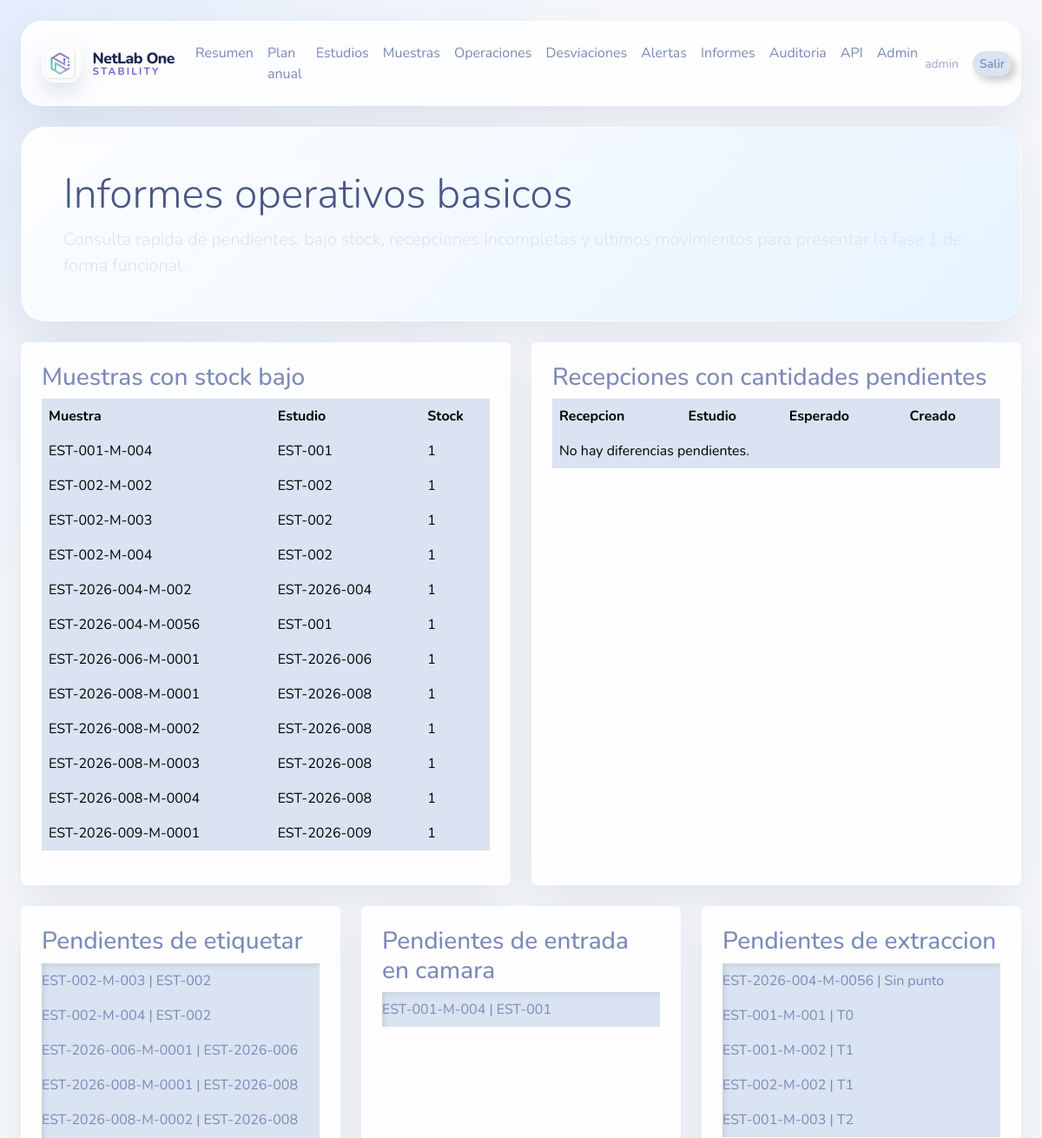
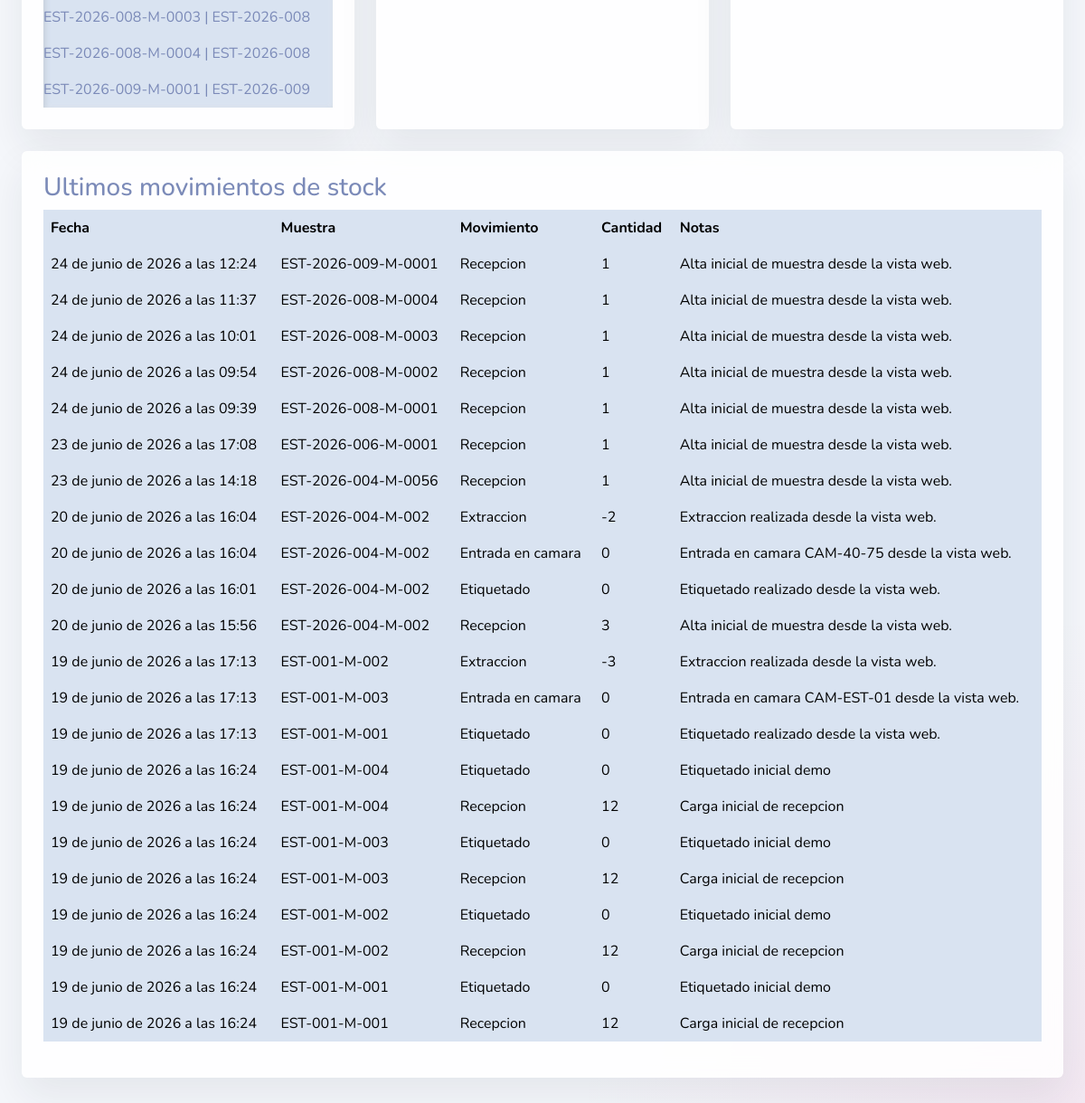
The page /app/reports/ (signed in) on the database its author committed (2 pictures, top to bottom).
### users/models.py (models this page shows, shortened)
class User(AbstractUser):
    class UserType(models.TextChoices):
        INTERNAL = 'internal', 'Internal'
        CLIENT = 'client', 'Client'
    class LanguageCode(models.TextChoices):
        ESP = 'ESP', 'Espanol'
        ENG = 'ENG', 'Ingles'
        FRA = 'FRA', 'Frances'
        POR = 'POR', 'Portugues'
        ITA = 'ITA', 'Italiano'
    company_code = models.CharField(max_length=50, blank=True)
    contact_code = models.CharField(max_length=50, blank=True)
    address_code = models.CharField(max_length=50, blank=True)
    language_code = models.CharField(max_length=3, choices=LanguageCode.choices, default=LanguageCode.ESP)
    user_type = models.CharField(max_length=20, choices=UserType.choices, default=UserType.CLIENT)
    is_quality_admin = models.BooleanField(default=False)

### stability/models.py (models this page shows, shortened)
class TimeStampedModel(models.Model):
    created_at = models.DateTimeField(auto_now_add=True)
    updated_at = models.DateTimeField(auto_now=True)
    class Meta:
        abstract = True

class Sample(TimeStampedModel):
    class Status(models.TextChoices):
        RECEIVED = "received", "Recibida"
        LABELLED = "labelled", "Etiquetada"
        IN_CHAMBER = "in_chamber", "En camara"
        EXTRACTED = "extracted", "Extraida"
        ANALYSED = "analysed", "Analizada"
        DESTROYED = "destroyed", "Destruida"
        BLOCKED = "blocked", "Bloqueada"
    study = models.ForeignKey(Study, related_name="samples", on_delete=models.CASCADE)
    reception = models.ForeignKey(SampleReception, related_name="samples", on_delete=models.SET_NULL, null=True, blank=True)
    sampling_point = models.ForeignKey(SamplingPoint, related_name="samples", on_delete=models.SET_NULL, null=True, blank=True)
    chamber = models.ForeignKey(Chamber, related_name="samples", on_delete=models.SET_NULL, null=True, blank=True)
    shelf = models.CharField(max_length=50, blank=True)
    tray = models.CharField(max_length=50, blank=True)
    container = models.CharField(max_length=50, blank=True)
    physical_position = models.CharField(max_length=50, blank=True)
    label_template = models.ForeignKey(
        LabelTemplate,
        related_name="samples",
        on_delete=models.SET_NULL,
        null=True,
        blank=True,
    )
    sample_code = models.CharField(max_length=100, unique=True)
    qr_code = models.CharField(max_length=255, blank=True)
    label_printed_at = models.DateTimeField(null=True, blank=True)
    quantity = models.PositiveIntegerField(default=1)
    current_stock = models.PositiveIntegerField(default=1)
    status = models.CharField(max_length=20, choices=Status.choices, default=Status.RECEIVED)
    received_at = models.DateTimeField(null=True, blank=True)
    placed_in_chamber_at = models.DateTimeField(null=True, blank=True)
    extracted_at = models.DateTimeField(null=True, blank=True)
    class Meta:
        verbose_name = "Muestra"
        verbose_name_plural = "Muestras"

class Study(TimeStampedModel):
    class Status(models.TextChoices):
        DRAFT = "draft", "Borrador"
        ACTIVE = "active", "Activo"
        CLOSED = "closed", "Cerrado"
    code = models.CharField(max_length=50, unique=True)
    title = models.CharField(max_length=255)
    client = models.ForeignKey("Client", related_name="studies", on_delete=models.SET_NULL, null=True, blank=True)
    product = models.ForeignKey(Product, related_name="studies", on_delete=models.PROTECT, null=True, blank=True)
    batch = models.ForeignKey(ProductBatch, related_name="studies", on_delete=models.PROTECT, null=True, blank=True)
    packaging = models.ForeignKey(
        PackagingConfiguration,
        related_name="studies",
        on_delete=models.SET_NULL,
        null=True,
        blank=True,
    )
    product_name = models.CharField(max_length=255)
    batch_number = models.CharField(max_length=100)
    packaging_description = models.CharField(max_length=255, blank=True)
    company_code = models.CharField(max_length=50)
    status = models.CharField(max_length=20, choices=Status.choices, default=Status.DRAFT)
    start_date = models.DateField()
    end_date = models.DateField(null=True, blank=True)
    class Meta:
        ordering = ["-created_at"]
        verbose_name = "Estudio de Estabilidad"
        verbose_name_plural = "Estudios de Estabilidad"

class SamplingPoint(TimeStampedModel):
    study = models.ForeignKey(Study, related_name="sampling_points", on_delete=models.CASCADE)
    label = models.CharField(max_length=100)
    target_date = models.DateField()
    tolerance_days = models.PositiveIntegerField(default=0)
    recalculated_date = models.DateField(null=True, blank=True)
    class Meta:
        ordering = ["target_date"]
        verbose_name = "Punto de Muestreo"
        verbose_name_plural = "Puntos de Muestreo"

class StockMovement(TimeStampedModel):
    class MovementType(models.TextChoices):
        RECEPTION = "reception", "Recepcion"
        LABEL = "label", "Etiquetado"
        CHAMBER_IN = "chamber_in", "Entrada en camara"
        EXTRACTION = "extraction", "Extraccion"
        ADJUSTMENT = "adjustment", "Ajuste"
    sample = models.ForeignKey(Sample, related_name="stock_movements", on_delete=models.CASCADE)
    movement_type = models.CharField(max_length=20, choices=MovementType.choices)
    quantity_delta = models.IntegerField()
    notes = models.CharField(max_length=255, blank=True)
    executed_at = models.DateTimeField(default=timezone.now)
    class Meta:
        ordering = ["-executed_at"]
        verbose_name = "Movimiento de Stock"
        verbose_name_plural = "Movimientos de Stock"

### stability/web_views.py (the view)
# urls.py: path('app/reports/', reports_view, name='web-reports'),
@login_required
def reports_view(request):
    low_stock_samples = Sample.objects.select_related("study", "sampling_point").filter(current_stock__lte=2).order_by("current_stock", "sample_code")
    pending_labelling = Sample.objects.select_related("study").filter(status=Sample.Status.RECEIVED).order_by("sample_code")
    pending_chamber = Sample.objects.select_related("study").filter(status=Sample.Status.LABELLED).order_by("sample_code")
    pending_extraction = Sample.objects.select_related("study", "sampling_point").filter(
        status=Sample.Status.IN_CHAMBER,
        current_stock__gt=0,
    ).order_by("sampling_point__recalculated_date", "sampling_point__target_date", "sample_code")
    receptions_with_gap = (
        SampleReception.objects.select_related("study")
        .annotate(total_created=Sum("samples__quantity"))
        .filter(quantity_expected__gt=0)
        .filter(Q(total_created__isnull=True) | ~Q(quantity_expected=F("total_created")))
        .order_by("-received_at")
    )
    recent_movements = StockMovement.objects.select_related("sample").order_by("-executed_at")[:25]
    context = {
        "low_stock_samples": low_stock_samples,
        "pending_labelling": pending_labelling,
        "pending_chamber": pending_chamber,
        "pending_extraction": pending_extraction,
        "receptions_with_gap": receptions_with_gap,
        "recent_movements": recent_movements,
    }
    return render(request, "web/reports.html", context)

### audit/context.py (called while the page is built)
def set_audit_request(request):
    _audit_local.request = request

def clear_audit_request():
    if hasattr(_audit_local, "request"):
        delattr(_audit_local, "request")

### templates/web/reports.html
{% extends "base.html" %}
{% block content %}
<div class="hero glass p-4 p-lg-5 mb-4">
    <h1 class="display-5 mb-2">Informes operativos basicos</h1>
    <p class="lead text-secondary mb-0">Consulta rapida de pendientes, bajo stock, recepciones incompletas y ultimos movimientos para presentar la fase 1 de forma funcional.</p>
</div>
<div class="row g-4 mb-4">
    <div class="col-lg-6">
        <div class="card glass border-0 h-100">
            <div class="card-body">
                <h3>Muestras con stock bajo</h3>
                <div class="table-responsive">
                    <table class="table table-hover">
                        <tr><th>Muestra</th><th>Estudio</th><th>Stock</th></tr>
                        {% for sample in low_stock_samples %}
                        <tr>
                            <td>{{ sample.sample_code }}</td>
                            <td>{{ sample.study.code }}</td>
                            <td>{{ sample.current_stock }}</td>
                        </tr>
                        {% empty %}
                        <tr><td colspan="3">No hay muestras con stock bajo.</td></tr>
                        {% endfor %}
                    </table>
                </div>
            </div>
        </div>
    </div>
    <div class="col-lg-6">
        <div class="card glass border-0 h-100">
            <div class="card-body">
                <h3>Recepciones con cantidades pendientes</h3>
                <div class="table-responsive">
                    <table class="table table-hover">
                        <tr><th>Recepcion</th><th>Estudio</th><th>Esperado</th><th>Creado</th></tr>
                        {% for reception in receptions_with_gap %}
                        <tr>
                            <td>{{ reception.reception_number }}</td>
                            <td>{{ reception.study.code }}</td>
                            <td>{{ reception.quantity_expected }}</td>
                            <td>{{ reception.total_created|default:"0" }}</td>
                        </tr>
                        {% empty %}
                        <tr><td colspan="4">No hay diferencias pendientes.</td></tr>
                        {% endfor %}
                    </table>
                </div>
            </div>
        </div>
    </div>
</div>
<div class="row g-4 mb-4">
    <div class="col-lg-4">
        <div class="card glass border-0 h-100">
            <div class="card-body">
                <h3>Pendientes de etiquetar</h3>
                <ul class="list-group list-group-flush">
                    {% for sample in pending_labelling %}
                    <li class="list-group-item bg-transparent px-0">{{ sample.sample_code }} | {{ sample.study.code }}</li>
                    {% empty %}
                    <li class="list-group-item bg-transparent px-0 text-muted">Sin pendientes.</li>
                    {% endfor %}
                </ul>
            </div>
        </div>
    </div>
    <div class="col-lg-4">
        <div class="card glass border-0 h-100">
            <div class="card-body">
                <h3>Pendientes de entrada en camara</h3>
                <ul class="list-group list-group-flush">
                    {% for sample in pending_chamber %}
                    <li class="list-group-item bg-transparent px-0">{{ sample.sample_code }} | {{ sample.study.code }}</li>
                    {% empty %}
                    <li class="list-group-item bg-transparent px-0 text-muted">Sin pendientes.</li>
                    {% endfor %}
                </ul>
            </div>
        </div>
    </div>
    <div class="col-lg-4">
        <div class="card glass border-0 h-100">
            <div class="card-body">
                <h3>Pendientes de extraccion</h3>
                <ul class="list-group list-group-flush">
                    {% for sample in pending_extraction %}
                    <li class="list-group-item bg-transparent px-0">{{ sample.sample_code }} | {{ sample.sampling_point.label|default:"Sin punto" }}</li>
                    {% empty %}
                    <li class="list-group-item bg-transparent px-0 text-muted">Sin pendientes.</li>
                    {% endfor %}
                </ul>
            </div>
        </div>
    </div>
</div>
<div class="card glass border-0">
    <div class="card-body">
        <h3>Ultimos movimientos de stock</h3>
        <div class="table-responsive">
            <table class="table table-hover">
                <tr><th>Fecha</th><th>Muestra</th><th>Movimiento</th><th>Cantidad</th><th>Notas</th></tr>
                {% for movement in recent_movements %}
                <tr>
                    <td>{{ movement.executed_at }}</td>
                    <td>{{ movement.sample.sample_code }}</td>
                    <td>{{ movement.get_movement_type_display }}</td>
                    <td>{{ movement.quantity_delta }}</td>
                    <td>{{ movement.notes }}</td>
                </tr>
                {% empty %}
                <tr><td colspan="5">No hay movimientos registrados.</td></tr>
                {% endfor %}
            </table>
        </div>
    </div>
</div>
{% endblock %}

### templates/base.html (shortened to what this page needs)
{% load static %}
<!DOCTYPE html>
<html lang="es">
<head>
    <link rel="stylesheet" href="https://cdn.jsdelivr.net/npm/bootswatch@5.3.3/dist/morph/bootstrap.min.css">
</head>
<body>
    <div class="shell">
        {% if user.is_authenticated %}
        <nav class="navbar navbar-expand-lg glass topbar px-4 py-3 no-print">
            <div class="container-fluid px-0">
                <a class="navbar-brand brand-lockup fw-bold me-3" href="/">
                    <img class="brand-mark" src="{% static 'branding/netlabone-app-icon.png' %}" alt="NetLab One Stability">
                    <span class="brand-copy">
                        <span class="brand-name">NetLab One</span>
                        <span class="brand-subtitle">Stability</span>
                    </span>
                </a>
                <div class="collapse navbar-collapse" id="mainNav">
                    <ul class="navbar-nav me-auto mb-2 mb-lg-0">
                        <li class="nav-item"><a class="nav-link" href="/">Resumen</a></li>
                        <li class="nav-item"><a class="nav-link" href="/app/annual-plan/">Plan anual</a></li>
                        <li class="nav-item"><a class="nav-link" href="/app/studies/">Estudios</a></li>
                        <li class="nav-item"><a class="nav-link" href="/app/samples/">Muestras</a></li>
                        <li class="nav-item"><a class="nav-link" href="/app/operations/">Operaciones</a></li>
                        <li class="nav-item"><a class="nav-link" href="/app/deviations/">Desviaciones</a></li>
                        <li class="nav-item"><a class="nav-link" href="/app/alerts/">Alertas</a></li>
                        <li class="nav-item"><a class="nav-link" href="/app/reports/">Informes</a></li>
                        <li class="nav-item"><a class="nav-link" href="/app/audit/">Auditoria</a></li>
                        {% if request.user.is_superuser %}
                        <li class="nav-item"><a class="nav-link" href="/swagger/">API</a></li>
                        {% endif %}
                        {% if user.is_staff %}<li class="nav-item"><a class="nav-link" href="/admin/">Admin</a></li>{% endif %}
                    </ul>
                    <div class="d-flex align-items-center gap-3">
                        <span class="text-muted small">{{ user.username }}</span>
                        <form method="post" action="/logout/" class="m-0">
                            <button type="submit" class="btn btn-outline-secondary btn-sm rounded-pill">Salir</button>
                        </form>
                    </div>
                </div>
            </div>
        </nav>
        {% endif %}
        <main class="py-4">
            {% block content %}{% endblock %}
        </main>
    </div>
</body>
</html>

### templates/base.html (style rules this page uses)
body { background: radial-gradient(circle at top left, rgba(13,110,253,.08), transparent 25%), radial-gradient(circle at bottom right, rgba(214,51,132,.08), transparent 20%), #f5f7fb; min-height: 100vh; }
.shell { max-width: 1280px; margin: 0 auto; padding: 24px; }
.glass { background: rgba(255,255,255,.86); backdrop-filter: blur(14px); border: 1px solid rgba(255,255,255,.35); box-shadow: 0 20px 45px rgba(31,42,55,.08); }
.topbar { border-radius: 1.5rem; }
.brand-lockup { display: inline-flex; align-items: center; gap: .85rem; text-decoration: none; }
.brand-mark { width: 44px; height: 44px; object-fit: cover; border-radius: 14px; box-shadow: 0 12px 24px rgba(93, 109, 151, .18); }
.brand-copy { display: flex; flex-direction: column; line-height: 1.05; }
.brand-name { font-size: 1.1rem; font-weight: 800; color: #18264f; letter-spacing: -.03em; }
.brand-subtitle { font-size: .74rem; font-weight: 700; text-transform: uppercase; letter-spacing: .18em; color: #6f63d8; }
.hero { border-radius: 1.75rem; background: linear-gradient(135deg, rgba(255,255,255,.9), rgba(228,242,255,.9)); border: 1px solid rgba(255,255,255,.4); }
.table td, .table th { vertical-align: middle; }

### rows shown on the page
User: username "admin"
Sample: sample_code "EST-001-M-004", study.code "EST-001", current_stock "1"
Sample: sample_code "EST-002-M-002", study.code "EST-002", current_stock "1", sampling_point.label "T1"
Sample: sample_code "EST-002-M-003", study.code "EST-002", current_stock "1"
Sample: sample_code "EST-002-M-004", study.code "EST-002", current_stock "1"
Sample: sample_code "EST-2026-004-M-002", study.code "EST-2026-004", current_stock "1"
Sample: sample_code "EST-2026-004-M-0056", study.code "EST-001", current_stock "1", sampling_point.label "Sin punto"
Sample: sample_code "EST-2026-006-M-0001", study.code "EST-2026-006", current_stock "1"
Sample: sample_code "EST-2026-008-M-0001", study.code "EST-2026-008", current_stock "1"
Sample: sample_code "EST-2026-008-M-0002", study.code "EST-2026-008", current_stock "1"
Sample: sample_code "EST-2026-008-M-0003", study.code "EST-2026-008", current_stock "1"
Sample: sample_code "EST-2026-008-M-0004", study.code "EST-2026-008", current_stock "1"
Sample: sample_code "EST-2026-009-M-0001", study.code "EST-2026-009", current_stock "1"
Sample: sample_code "EST-001-M-001", sampling_point.label "T0"
Sample: sample_code "EST-001-M-002", sampling_point.label "T1"
Sample: sample_code "EST-001-M-003", sampling_point.label "T2"
StockMovement: executed_at "24 de junio de 2026 a las 12:24", sample.sample_code "EST-2026-009-M-0001", movement_type "Recepcion", quantity_delta "1", notes "Alta inicial de muestra desde la vista web."
StockMovement: executed_at "24 de junio de 2026 a las 11:37", sample.sample_code "EST-2026-008-M-0004", movement_type "Recepcion", quantity_delta "1", notes "Alta inicial de muestra desde la vista web."
StockMovement: executed_at "24 de junio de 2026 a las 10:01", sample.sample_code "EST-2026-008-M-0003", movement_type "Recepcion", quantity_delta "1", notes "Alta inicial de muestra desde la vista web."
StockMovement: executed_at "24 de junio de 2026 a las 09:54", sample.sample_code "EST-2026-008-M-0002", movement_type "Recepcion", quantity_delta "1", notes "Alta inicial de muestra desde la vista web."
StockMovement: executed_at "24 de junio de 2026 a las 09:39", sample.sample_code "EST-2026-008-M-0001", movement_type "Recepcion", quantity_delta "1", notes "Alta inicial de muestra desde la vista web."
StockMovement: executed_at "23 de junio de 2026 a las 17:08", sample.sample_code "EST-2026-006-M-0001", movement_type "Recepcion", quantity_delta "1", notes "Alta inicial de muestra desde la vista web."
StockMovement: executed_at "23 de junio de 2026 a las 14:18", sample.sample_code "EST-2026-004-M-0056", movement_type "Recepcion", quantity_delta "1", notes "Alta inicial de muestra desde la vista web."
StockMovement: executed_at "20 de junio de 2026 a las 16:04", sample.sample_code "EST-2026-004-M-002", movement_type "Extraccion", quantity_delta "-2", notes "Extraccion realizada desde la vista web."
StockMovement: executed_at "20 de junio de 2026 a las 16:04", sample.sample_code "EST-2026-004-M-002", movement_type "Entrada en camara", quantity_delta "0", notes "Entrada en camara CAM-40-75 desde la vista web."
StockMovement: executed_at "20 de junio de 2026 a las 16:01", sample.sample_code "EST-2026-004-M-002", movement_type "Etiquetado", quantity_delta "0", notes "Etiquetado realizado desde la vista web."
StockMovement: executed_at "20 de junio de 2026 a las 15:56", sample.sample_code "EST-2026-004-M-002", movement_type "Recepcion", quantity_delta "3", notes "Alta inicial de muestra desde la vista web."
StockMovement: executed_at "19 de junio de 2026 a las 17:13", sample.sample_code "EST-001-M-002", movement_type "Extraccion", quantity_delta "-3", notes "Extraccion realizada desde la vista web."
StockMovement: executed_at "19 de junio de 2026 a las 17:13", sample.sample_code "EST-001-M-003", movement_type "Entrada en camara", quantity_delta "0", notes "Entrada en camara CAM-EST-01 desde la vista web."
StockMovement: executed_at "19 de junio de 2026 a las 17:13", sample.sample_code "EST-001-M-001", movement_type "Etiquetado", quantity_delta "0", notes "Etiquetado realizado desde la vista web."
StockMovement: executed_at "19 de junio de 2026 a las 16:24", sample.sample_code "EST-001-M-004", movement_type "Etiquetado", quantity_delta "0", notes "Etiquetado inicial demo"
StockMovement: executed_at "19 de junio de 2026 a las 16:24", sample.sample_code "EST-001-M-004", movement_type "Recepcion", quantity_delta "12", notes "Carga inicial de recepcion"
StockMovement: executed_at "19 de junio de 2026 a las 16:24", sample.sample_code "EST-001-M-003", movement_type "Etiquetado", quantity_delta "0", notes "Etiquetado inicial demo"
StockMovement: executed_at "19 de junio de 2026 a las 16:24", sample.sample_code "EST-001-M-003", movement_type "Recepcion", quantity_delta "12", notes "Carga inicial de recepcion"
StockMovement: executed_at "19 de junio de 2026 a las 16:24", sample.sample_code "EST-001-M-002", movement_type "Etiquetado", quantity_delta "0", notes "Etiquetado inicial demo"
StockMovement: executed_at "19 de junio de 2026 a las 16:24", sample.sample_code "EST-001-M-002", movement_type "Recepcion", quantity_delta "12", notes "Carga inicial de recepcion"
StockMovement: executed_at "19 de junio de 2026 a las 16:24", sample.sample_code "EST-001-M-001", movement_type "Etiquetado", quantity_delta "0", notes "Etiquetado inicial demo"
StockMovement: executed_at "19 de junio de 2026 a las 16:24", sample.sample_code "EST-001-M-001", movement_type "Recepcion", quantity_delta "12", notes "Carga inicial de recepcion"
